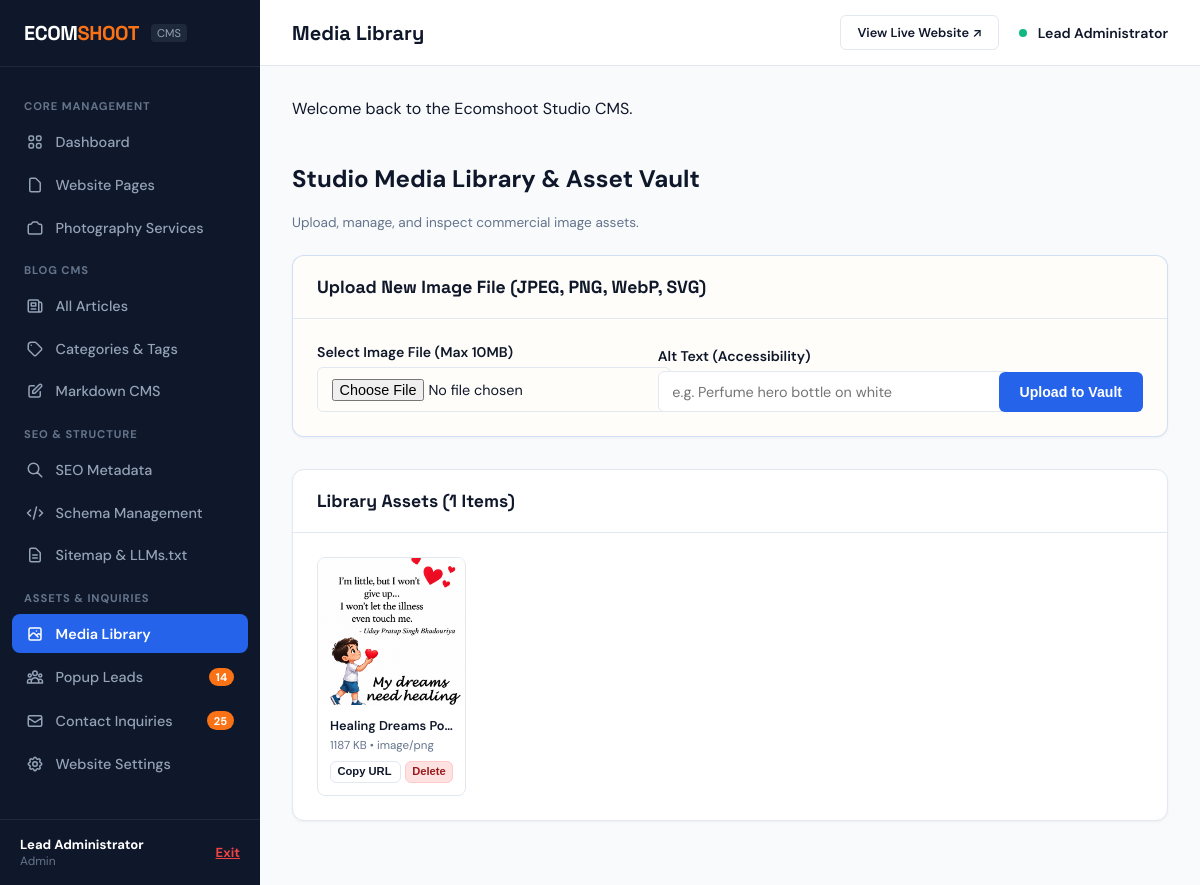
Page /admin/media.php (signed in) on the committed database.
### tables this page shows
CREATE TABLE `media` (
  `id` INT AUTO_INCREMENT PRIMARY KEY,
  `file_name` VARCHAR(255) NOT NULL,
  `original_name` VARCHAR(255) NOT NULL,
  `file_path` VARCHAR(255) NOT NULL,
  `file_size` INT NOT NULL,
  `mime_type` VARCHAR(100) NOT NULL,
  `alt_text` VARCHAR(255) NULL,
  `caption` VARCHAR(255) NULL,
  `created_at` TIMESTAMP DEFAULT CURRENT_TIMESTAMP
);

### config/config.php (called while the page is built, shortened)
<?php
function e(?string $string): string {
    return htmlspecialchars($string ?? '', ENT_QUOTES, 'UTF-8');
}
function asset_url(string $path): string {
    $cleanPath = ltrim($path, '/');
    return BASE_URL . '/' . $cleanPath;
}
function url(string $path = ''): string {
    $cleanPath = ltrim($path, '/');
    return BASE_URL . ($cleanPath ? '/' . $cleanPath : '');
}

### admin/media.php (the view, shortened to what this page needs)
<?php
require_once __DIR__ . '/../config/config.php';
$db = Database::getInstance()->getConnection();
$media = $db->query("SELECT * FROM media ORDER BY created_at DESC")->fetchAll(PDO::FETCH_ASSOC);
require_once __DIR__ . '/includes/header.php';
?>
<div style="display: flex; justify-content: space-between; align-items: center; margin-bottom: 1.5rem;">
  <div>
    <h2>Studio Media Library &amp; Asset Vault</h2>
    <div style="font-size: 0.85rem; color: var(--admin-text-muted);">Upload, manage, and inspect commercial image assets.</div>
  </div>
</div>
<div class="admin-card" style="background-color: #FFFDF9; border-color: rgba(37, 99, 235, 0.2);">
  <div class="admin-card-header">
    <div class="admin-card-title">Upload New Image File (JPEG, PNG, WebP, SVG)</div>
  </div>
  <div class="admin-card-body">
    <form action="<?= url('admin/media.php') ?>" method="POST" enctype="multipart/form-data" style="display: flex; gap: 1rem; align-items: flex-end; flex-wrap: wrap;">
      <div style="flex: 1; min-width: 200px;">
        <label class="admin-form-label">Select Image File (Max 10MB)</label>
        <input type="file" name="media_file" accept="image/jpeg,image/png,image/webp,image/svg+xml" class="admin-form-control" required>
      </div>
      <div style="flex: 1; min-width: 180px;">
        <label class="admin-form-label">Alt Text (Accessibility)</label>
        <input type="text" name="alt_text" placeholder="e.g. Perfume hero bottle on white" class="admin-form-control">
      </div>
      <button type="submit" class="btn-admin btn-admin-primary" style="padding: 0.65rem 1.25rem;">
        Upload to Vault
      </button>
    </form>
  </div>
</div>
<div class="admin-card">
  <div class="admin-card-header">
    <div class="admin-card-title">Library Assets (<?= count($media) ?> Items)</div>
  </div>
  <div class="admin-card-body">
    <?php if (empty($media)): ?>
      <div style="text-align: center; padding: 3rem; color: var(--admin-text-muted);">
        No media uploaded yet. Use the upload tool above to add assets to the library.
      </div>
    <?php else: ?>
      <div class="media-grid">
        <?php foreach ($media as $m): ?>
          <div class="media-item">
            <div class="media-thumb">
              <img src="<?= asset_url($m['file_path']) ?>" alt="<?= e($m['alt_text']) ?>" loading="lazy">
            </div>
            <div class="media-info">
              <div class="media-title" title="<?= e($m['original_name']) ?>"><?= e($m['original_name']) ?></div>
              <div style="font-size: 0.72rem; color: var(--admin-text-muted); margin-bottom: 0.5rem;">
                <?= round($m['file_size'] / 1024, 1) ?> KB • <?= e($m['mime_type']) ?>
              </div>
              <div style="display: flex; gap: 0.25rem;">
                <button type="button" class="btn-admin btn-admin-outline btn-copy-url" data-url="<?= asset_url($m['file_path']) ?>" style="font-size: 0.7rem; padding: 0.2rem 0.4rem; flex: 1;">
                  Copy URL
                </button>
                <form action="<?= url('admin/media.php?delete=' . $m['id']) ?>" method="POST" onsubmit="return confirm('Delete this media file permanently?');" style="display:inline;">
                  <button type="submit" class="btn-admin btn-admin-danger" style="font-size: 0.7rem; padding: 0.2rem 0.4rem;">
                    Delete
                  </button>
                </form>
              </div>
            </div>
          </div>
        <?php endforeach; ?>
      </div>
    <?php endif; ?>
  </div>
</div>
<?php require_once __DIR__ . '/includes/footer.php'; ?>

### assets/css/admin.css (style rules this page uses)
:root { --admin-sidebar-width: 260px; --admin-header-height: 65px; --admin-bg: #F8FAFC; --admin-sidebar-bg: #0F172A; --admin-sidebar-hover: #1E293B; --admin-card-bg: #FFFFFF; --admin-border: #E2E8F0; --admin-text-main: #0F172A; --admin-text-muted: #64748B; --admin-primary: #2563EB; --admin-primary-hover: #1D4ED8; --admin-coral: #F97316; --admin-success: #10B981; --admin-danger: #EF4444; --admin-warning: #F59E0B; }
body.admin-body { background-color: var(--admin-bg); color: var(--admin-text-main); font-family: 'DM Sans', -apple-system, BlinkMacSystemFont, sans-serif; margin: 0; display: flex; min-height: 100vh; }
.admin-card { background-color: var(--admin-card-bg); border: 1px solid var(--admin-border); border-radius: 12px; overflow: hidden; box-shadow: 0 1px 3px rgba(15, 23, 42, 0.05); margin-bottom: 2rem; }
.admin-card-header { padding: 1.25rem 1.5rem; border-bottom: 1px solid var(--admin-border); display: flex; align-items: center; justify-content: space-between; }
.admin-card-title { font-family: 'Space Grotesk', sans-serif; font-size: 1.1rem; font-weight: 700; }
.admin-card-body { padding: 1.5rem; }
.btn-admin { display: inline-flex; align-items: center; gap: 0.4rem; padding: 0.55rem 1rem; font-size: 0.88rem; font-weight: 600; border-radius: 6px; border: 1px solid transparent; cursor: pointer; text-decoration: none; line-height: 1.2; }
.btn-admin-primary { background-color: var(--admin-primary); color: #FFFFFF; }
.btn-admin-danger { background-color: #FEE2E2; color: #991B1B; border-color: #FECACA; }
.btn-admin-outline { background-color: #FFFFFF; border-color: var(--admin-border); color: var(--admin-text-main); }
.admin-form-label { display: block; font-size: 0.88rem; font-weight: 600; color: var(--admin-text-main); margin-bottom: 0.4rem; }
.admin-form-control { width: 100%; padding: 0.65rem 0.85rem; border: 1px solid var(--admin-border); border-radius: 6px; font-family: inherit; font-size: 0.9rem; }
.media-grid { display: grid; grid-template-columns: repeat(5, 1fr); gap: 1.25rem; }
.media-item { border: 1px solid var(--admin-border); border-radius: 8px; overflow: hidden; background-color: #FFFFFF; display: flex; flex-direction: column; }
.media-thumb { aspect-ratio: 1 / 1; overflow: hidden; background-color: #F1F5F9; display: flex; align-items: center; justify-content: center; }
.media-thumb img { width: 100%; height: 100%; object-fit: cover; }
.media-info { padding: 0.75rem; font-size: 0.8rem; }
.media-title { font-weight: 600; white-space: nowrap; overflow: hidden; text-overflow: ellipsis; margin-bottom: 0.25rem; }

### rows in the picture
media: file_path (picture), original_name "Healing Dreams Po…", $m['file_size']/1024 "1187", mime_type "image/png"

### other values in the picture
$newLeadsCount "14"
$unreadCount "25"
$currentAdmin['name'] "Lead Administrator"
$currentAdmin['role'] "Admin"
$adminTitle "Media Library"
$flash['message'] "Welcome back to the Ecomshoot Studio CMS."
count($media) "1"
